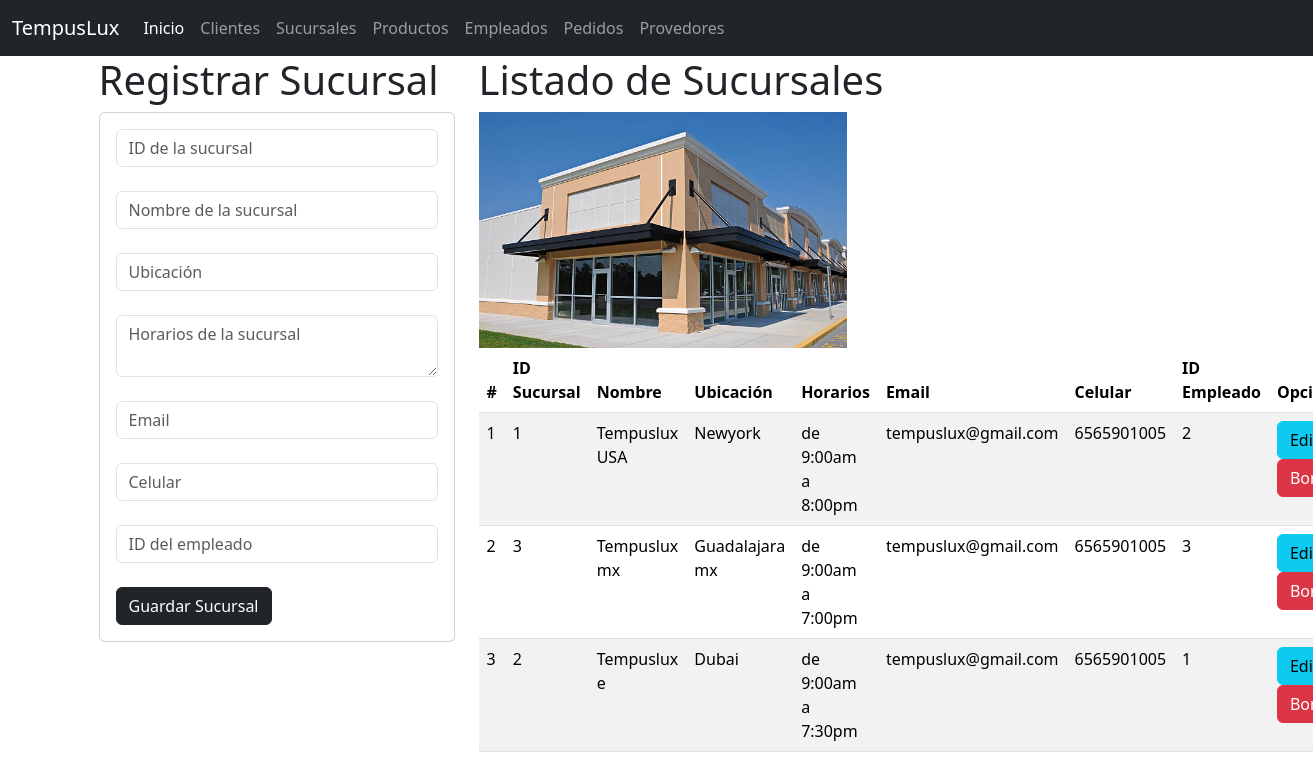
Screenshot of /sucursales with the database file from the repository.
### Sucursales_app/models.py (models this page shows, shortened)
class Sucursal(models.Model):
    id_sucursal=models.CharField(primary_key=True,max_length=11)
    nombre=models.CharField(max_length=45)
    ubicacion=models.CharField(max_length=30)
    horarios=models.CharField(max_length=300)
    email=models.CharField(max_length=30)
    celular=models.PositiveIntegerField()
    id_empleado=models.CharField(max_length=11)

### Sucursales_app/views.py (the view)
# urls.py: path('sucursales', views.inicio_vistaSucursales, name="sucursales"),
def inicio_vistaSucursales(request):
    lossucursales = Sucursal.objects.all()
    return render(request, "gestionarSucursales.html", {"missucursales": lossucursales})

### Sucursales_app/templates/gestionarSucursales.html (shortened to what this page needs)
{% extends "base.html" %}
{% block cuerpo %}
 {% load static %}
<div class="row">
    <div class="col-sm-12 col-md-4 col-lg-4 col-xl-4">
        <h1>Registrar Sucursal</h1>
        <div class="card">
            <div class="card-body">
                <form action="{% url 'registrarSucursales' %}" method="POST">
                    <div class="form-group">
                        <input type="text" id="txtcodigo" name="txtcodigo" class="form-control"
                            placeholder="ID de la sucursal" minlength="1" maxlength="11" required><br>
                    </div>
                    <div class="form-group">
                        <input type="text" id="txtnombre" name="txtnombre" class="form-control"
                            placeholder="Nombre de la sucursal" minlength="1" maxlength="45" required><br>
                    </div>
                    <div class="form-group">
                        <input type="text" id="txtubicacion" name="txtubicacion" class="form-control"
                            placeholder="Ubicación" minlength="1" maxlength="30" required><br>
                    </div>
                    <div class="form-group">
                        <textarea id="txthorarios" name="txthorarios" class="form-control"
                            placeholder="Horarios de la sucursal" minlength="1" maxlength="300" required></textarea><br>
                    </div>
                    <div class="form-group">
                        <input type="email" id="txtemail" name="txtemail" class="form-control"
                            placeholder="Email" maxlength="30" required><br>
                    </div>
                    <div class="form-group">
                        <input type="number" id="txtcelular" name="txtcelular" class="form-control"
                            placeholder="Celular" min="1000000000" max="9999999999" required><br>
                    </div>
                    <div class="form-group">
                        <input type="text" id="txtid_empleado" name="txtid_empleado" class="form-control"
                            placeholder="ID del empleado" maxlength="11" required><br>
                    </div>
                    <div class="form-group">
                        <button type="submit" class="btn btn-dark">Guardar Sucursal</button>
                    </div>
                </form>
            </div>
        </div>
    </div>
    <div class="col-sm-12 col-md-8 col-lg-8 col-xl-8">
        <h1>Listado de Sucursales</h1>
        <img class="w-50" src="{% static 'img/sucursal.jpg' %}" alt="sucursales" width="400" height="auto">
        <br>
        <table class="table table-striped">
            <thead>
                <tr>
                    <th scope="col">#</th>
                    <th scope="col">ID Sucursal</th>
                    <th scope="col">Nombre</th>
                    <th scope="col">Ubicación</th>
                    <th scope="col">Horarios</th>
                    <th scope="col">Email</th>
                    <th scope="col">Celular</th>
                    <th scope="col">ID Empleado</th>
                    <th>Opciones</th>
                </tr>
            </thead>
            <tbody>
                {% for s in missucursales %}
                    <tr>
                        <td>{{ forloop.counter }}</td>
                        <td>{{ s.id_sucursal }}</td>
                        <td>{{ s.nombre }}</td>
                        <td>{{ s.ubicacion }}</td>
                        <td>{{ s.horarios }}</td>
                        <td>{{ s.email }}</td>
                        <td>{{ s.celular }}</td>
                        <td>{{ s.id_empleado }}</td>
                        <td>
                            <a href="{% url 'seleccionarSucursales' s.id_sucursal %}" class="btn btn-info">Editar</a>
                            <a href="{% url 'borrarSucursales' s.id_sucursal %}" class="btn btn-danger">Borrar</a>
                        </td>
                    </tr>
                {% endfor %}
            </tbody>
        </table>
    </div>
    {% endblock cuerpo %}

### rows the page displays
Sucursal: id_sucursal "1", nombre "Tempuslux USA", ubicacion "Newyork", horarios "de 9:00am a 8:00pm", email "tempuslux@gmail.com", celular "6565901005", id_empleado "2"
Sucursal: id_sucursal "3", nombre "Tempuslux mx", ubicacion "Guadalajara mx", horarios "de 9:00am a 7:00pm", email "tempuslux@gmail.com", celular "6565901005", id_empleado "3"
Sucursal: id_sucursal "2", nombre "Tempuslux e", ubicacion "Dubai", horarios "de 9:00am a 7:30pm", email "tempuslux@gmail.com", celular "6565901005", id_empleado "1"
